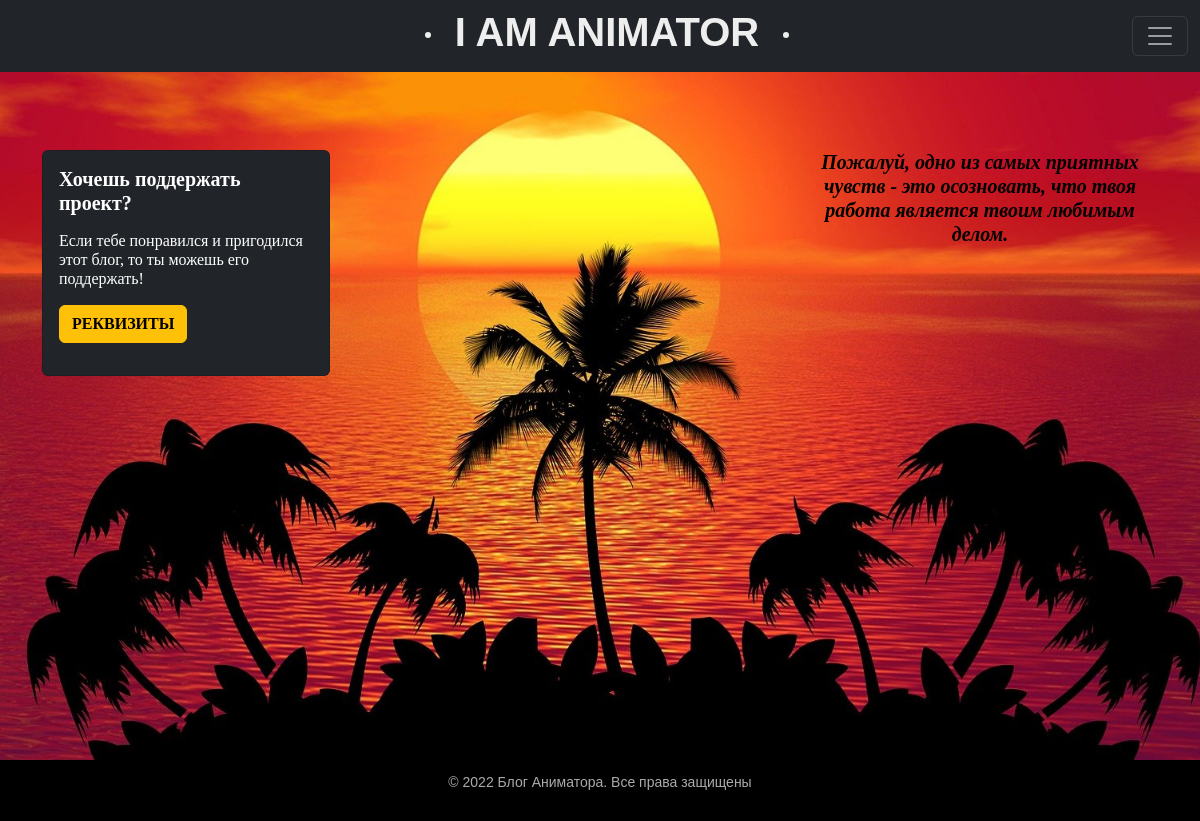
Page /sponsorship/ on the committed database.
### blog/models.py (models this page shows)
class Sponsorship(models.Model):
    title = models.CharField(max_length=50)
    content = models.TextField(max_length=255)
    card_1 = models.CharField(max_length=16)
    card_2 = models.CharField(max_length=16)
    card_3 = models.CharField(max_length=16)
    class Meta:
        verbose_name = 'Спонсорство'
        verbose_name_plural = 'Спонсорство'

### blog/views.py (the view)
# urls.py: path('sponsorship/',Sponsor.as_view(),name='sponsorship'),
class Sponsor(MutualContext, ListView):
    model = Sponsorship
    template_name = 'blog/sponsorship.html'
    context_object_name = 'sponsor'
    def get_context_data(self, *, object_list=None, **kwargs):
        context_dict = super().get_context_data(**kwargs)
        mutual_context_dict = self.get_user_context(title='Спонсорство')
        return dict(list(context_dict.items()) + list(mutual_context_dict.items()))

### blog/utils.py (called while the page is built)
    def get_user_context(self, **kwargs):
        context = kwargs
        return context

### blog/templates/blog/sponsorship.html (shortened to what this page needs)
{% extends 'blog/base.html' %}
{% block content %}
<div class="sponsorship_style">
    <br>
    <br>
    <br>
    <div class="container">
        <div class="row">
            {% for info in sponsor %}
            <div class="col-xl-4 col-md-4 col-sm-4" align="left">
                <div class="card text-bg-dark mb-3" style="max-width: 18rem;">
                    <div class="card-body">
                        <h5 class="card-title"><b>{{info.title}}</b></h5>
                        <p class="card-text"><h6>{{info.content}}</h6></p>
                        <p>
                            <a class="btn btn-warning" data-bs-toggle="collapse" href="#collapseExample" role="button"
                               aria-expanded="false" aria-controls="collapseExample">
                                <b>РЕКВИЗИТЫ</b>
                            </a>
                        </p>
                    </div>
                </div>
            </div>
            <div class="col-xl-4 col-md-4 col-sm-4">
            </div>
            <div class="col-xl-4 col-md-4 col-sm-4" align="center">
                <h5><i><b>Пожалуй, одно из самых приятных чувств - это осозновать, что твоя работа является твоим любимым делом.</b></i></h5>
            </div>
        </div>
    </div>
</div>
{% endfor %}
{% endblock %}

### blog/static/blog/css/styles.css (style rules this page uses)
html, body { font-family: 'Arial'; margin: 0; padding: 0; height: 100%; width: 100%; color: #000000; }
a { color: #000000; text-decoration: none; }
div.sponsorship_style { background-image: url("../../blog/images/sponsor.jpg"); background-repeat: no-repeat; background-size: cover; height: 700px; width: 100%; color: black; }

### rows in the picture
Sponsorship: title "Хочешь поддержать проект?", content "Если тебе понравился и пригодился этот блог, то ты можешь его поддержать!"
